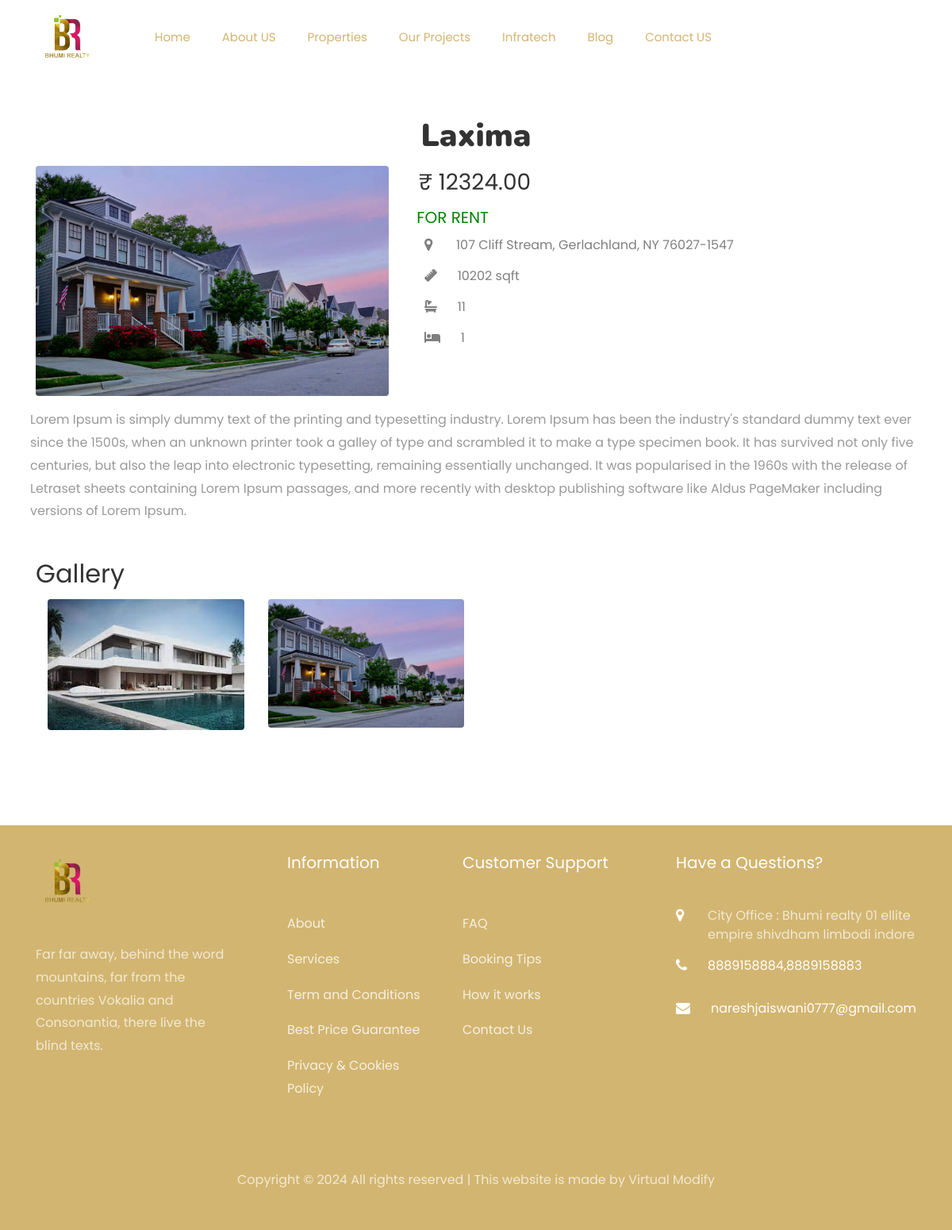
/assets/property/detail/1/, run on the app's committed database.
### assets/models.py (models this page shows, shortened)
class Property(models.Model):
    class PropertyAvailability(models.TextChoices):
        SOLD_OUT="sold_out","SOLD OUT"
        FOR_RENT="for_rent","For Rent"
        FOR_SALE="for_sale","For Sale"
        AVAILABLE="available","Available"
    property_name = models.CharField(max_length=100)
    address = models.CharField(max_length=255)
    price = models.DecimalField(max_digits=10, decimal_places=2)
    no_of_bedrooms = models.IntegerField()
    no_of_bathrooms = models.IntegerField()
    square_footage = models.IntegerField()
    description = models.TextField()
    availability=models.CharField(max_length=20,choices=PropertyAvailability.choices,default=PropertyAvailability.AVAILABLE)
    main_photo = models.ImageField(
        upload_to="property_photos/"
    )
    created_at = models.DateTimeField(
        auto_now_add=True
    )
    updated_at = models.DateTimeField(
        auto_now=True
    )

class ImageGallery(models.Model):
    property_id=models.ForeignKey(Property,on_delete=models.CASCADE,related_name="property_images",null=True,blank=True)
    project=models.ForeignKey(Project,on_delete=models.CASCADE,related_name="project_images",null=True,blank=True)
    image = models.ImageField(upload_to="assets/images/")

### assets/views.py (the view)
# urls.py: path("property/detail/<int:id>/",views.getDetailProperty,name="property_detail"),
def getDetailProperty(request,id):
    if request.method == "GET":
        property_data=get_object_or_404(Property,id=id)
        context = {
            "property_name": property_data.property_name,
            "property_address": property_data.address,
            "property_price": property_data.price,
            "description": property_data.description,
            "image": property_data.main_photo,
            "images": property_data.property_images.all(),
            "price": property_data.price,
            "availability": property_data.availability.replace("_", " "),
            "square_footage": property_data.square_footage,
            "no_of_bedrooms": property_data.no_of_bedrooms,
            "no_of_bathrooms": property_data.no_of_bathrooms,
        }
        return render(request,"property/property_detail.html",context=context)
    else:
        return redirect("home:home_view")

### templates/property/property_detail.html (shortened to what this page needs)
{% extends "index.html" %}
{% load static %}
{% block content %}
{% include "includes/navbar.html" %}
<section class="ftco-section ftco-no-pt bg-white" style="margin-top:4%">
    	<div class="container">
		<div class="row">
			<div class="col-12 heading-section text-center ftco-animate">
				<h2 class="mb-2" style="font-family: 'Nunito', sans-serif;font-weight: 900;">{{property_name}}</h2>
			</div>
		</div>
	</div>
    <div class="container">
  <div class="row">
    <div class="col-md-5 col-sm-12">
      <img src="{{image.url}}" class="rounded" alt="" width="100%"/>
    </div>
    <div class="col-sm-12 col-md-7">
        <h3>
            &nbsp;&#x20b9; {{price}}
        </h3>
        <h5 style="color:{% if availability == 'sold out' %}red{% else %}green{% endif %}">&nbsp;{{ availability|upper}}</h5>
            <div class="col-md">
                <div class="ftco-footer-widget mb-4">
                    <div class="block-23 mb-3">
                        <ul>
                            <li>
                                <span class="icon icon-map-marker text-black-50"></span><span class="text text-black-50">{{property_address}}</span>
                            </li>
                            <li>
                                <span class="fa-solid fa-ruler text-black-50"></span><span class="text text-black-50">&nbsp;&nbsp;&nbsp;&nbsp;&nbsp; {{square_footage}} sqft</span>
                            </li>
                            <li>
                                <span class="fa-solid fa-bath text-black-50"></span><span class="text text-black-50">&nbsp;&nbsp;&nbsp;&nbsp;&nbsp; {{no_of_bathrooms}}</span>
                            </li>
                            <li>
                                <span class="fa-solid fa-bed text-black-50"></span><span class="text text-black-50">&nbsp;&nbsp;&nbsp;&nbsp;&nbsp; {{no_of_bedrooms}}</span>
                            </li>
                        </ul>
                    </div>
                </div>
            </div>
    </div>
    <div class="row">
        <div class="col-sm-12 ml-2">
            <p>{{description|linebreaks}}</p>
        </div>
    </div>
  </div>
{% if images %}
<div class="mt-4">
    <h2  class="mb-2">Gallery</h2>
</div>
<div class="container">
    <div class="row my-0">
          {% for image in images %}
          <div class="col-6 col-md-3 mb-4">
              <img src="{{image.image.url}}" class="rounded" onclick="showImage('{{image.id}}')" alt="" width="100%"/>
          </div>
          {% endfor %}
        </div>
    </div>
</div>
{% endif %}
</section>
{% endblock content %}

### static/css/icomoon.css (style rules this page uses)
[class^="icon-"], [class*=" icon-"] { font-family: 'icomoon' !important; speak: none; font-style: normal; font-weight: normal; font-variant: normal; text-transform: none; line-height: 1; -webkit-font-smoothing: antialiased; -moz-osx-font-smoothing: grayscale; }
.icon-map-marker:before { content: "\f041"; }

### data on the page
Property: property_name "Laxima", price "12324.00", address "107 Cliff Stream, Gerlachland, NY 76027-1547", description "Lorem Ipsum is simply dummy text of the printing and typesetting industry. Lorem Ipsum has been the industry's standard dummy text ever since the 1500s, when an unknown printer took a galley of type and scrambled it to make a type specimen book. It has survived not only five centuries, but also the leap into electronic typesetting, remaining essentially unchanged. It was popularised in the 1960s with the release of Letraset sheets containing Lorem Ipsum passages, and more recently with desktop publishing software like Aldus PageMaker including versions of Lorem Ipsum."
ImageGallery: image (picture)
ImageGallery: image (picture)

### other printed values
{{ availability|upper }} "FOR RENT"
{{ square_footage }} "10202"
{{ no_of_bathrooms }} "11"
{{ no_of_bedrooms }} "1"
